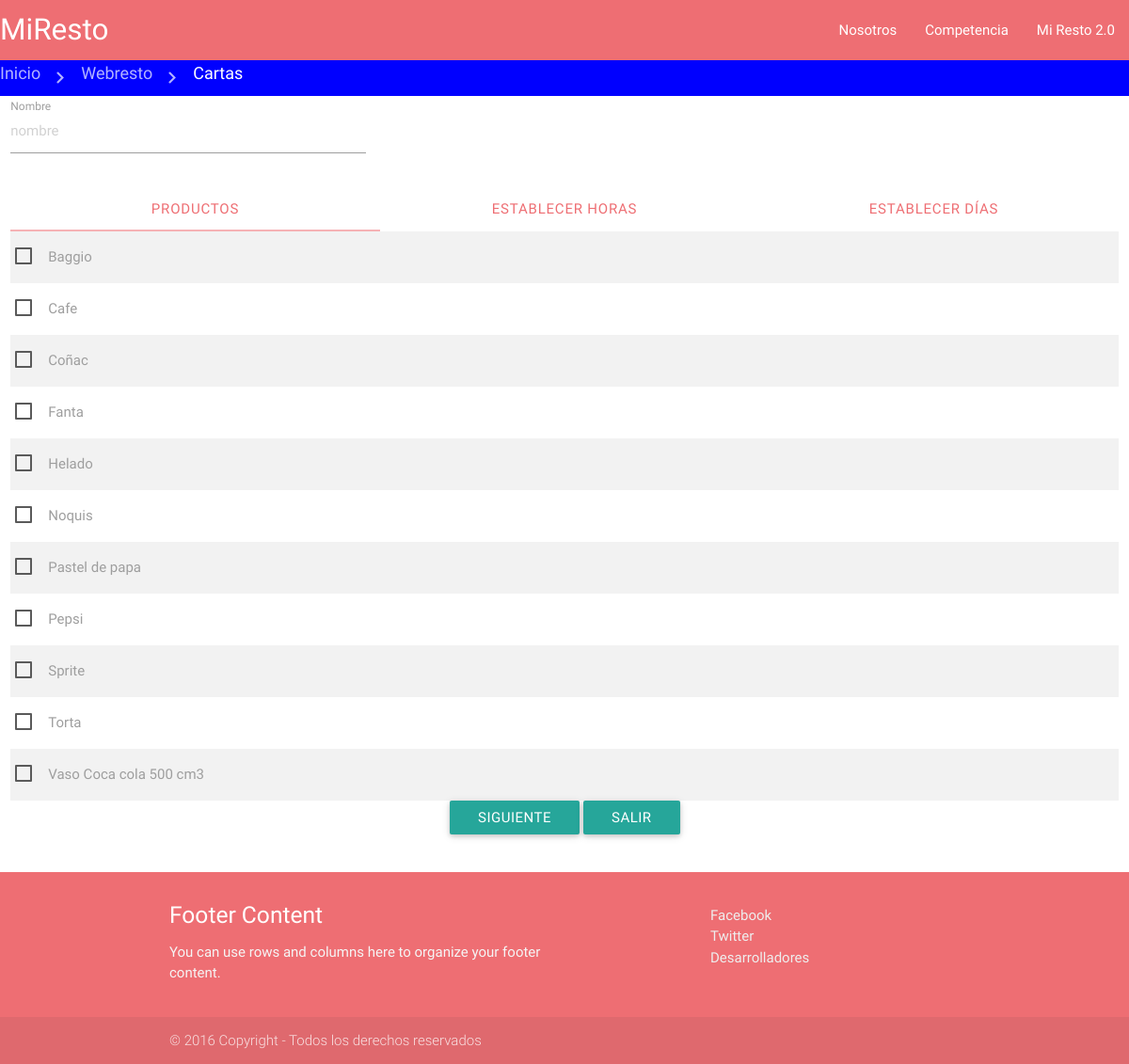
Before: /index.php/cartas/alta with the older database file.
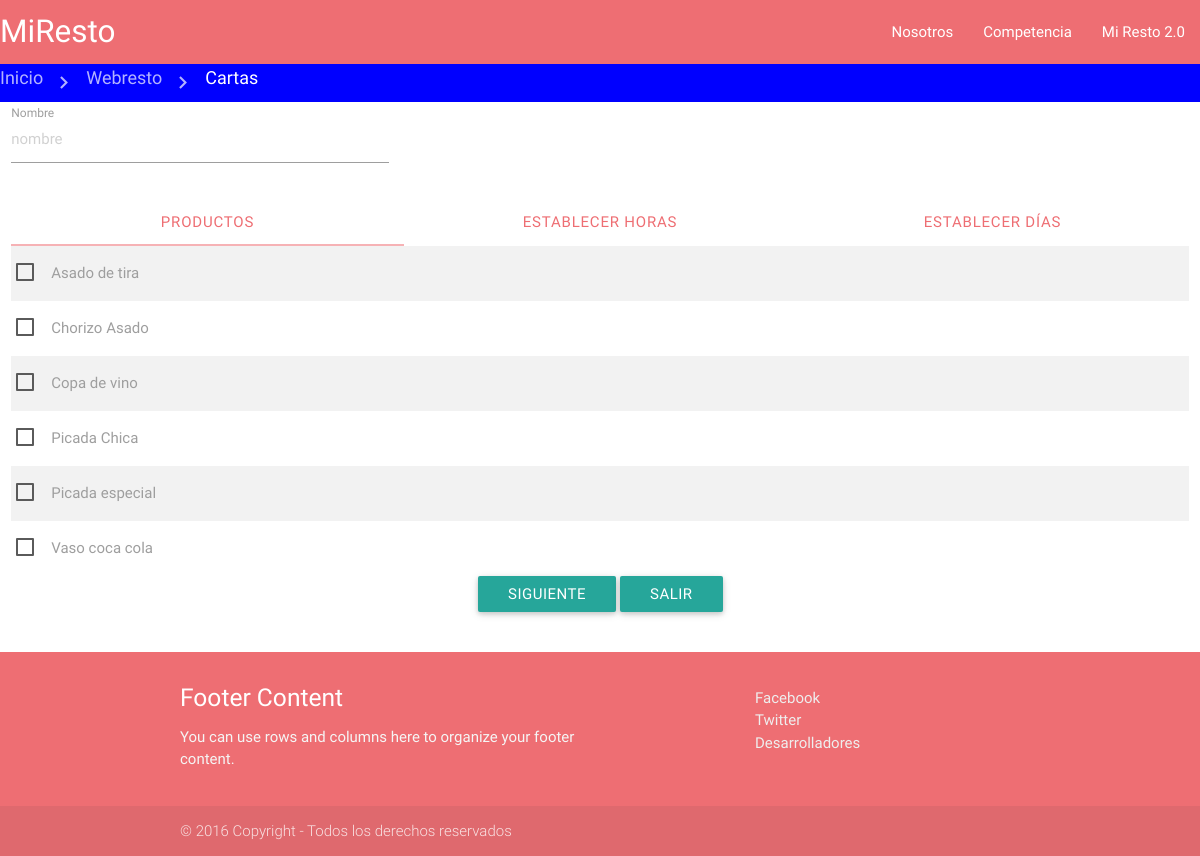
After: the same page with the newer database file.
### tables this page shows
CREATE TABLE IF NOT EXISTS `productos` (
  `id` int(10) unsigned NOT NULL,
  `nombre` tinytext NOT NULL
);

### application/controllers/Cartas.php (called while the page is built, shortened)
<?php
class Cartas extends CI_Controller {
        public function alta(){
            if ($this->form_validation->run('cartas/altaEditar') === FALSE)
            {
                $data['productos'] = $this->MCartas->get_productos();
                $data['funcion'] = 'alta';
                $this->load->view('vCartas', $data);
            }
        }
}

### index.php (called while the page is built, shortened)
<?php
require_once BASEPATH.'core/CodeIgniter.php';

### application/models/MCartas.php (called while the page is built, shortened)
<?php
class MCartas extends CI_Model {
    public function get_productos(){
        $consulta = ' Select * FROM Productos ORDER BY nombre';
        $resultado = $this->db->query($consulta)->result_array();
        return $resultado;
    }
 }

### application/views/cartas/alta.phtml (the view, shortened to what this page needs)
<div class="row ">
       <?php
        $attr = array('autocomplete' => 'off', 'onsubmit'=>'return confirm("¿Realmente quiere crear esta carta?")');
        echo form_open('cartas/alta', $attr);
    ?>
        <div class="row">
          <div class="input-field col s4">
            <input placeholder="nombre" id="nombre" type="text" class="validate" name="nombre">
            <label for="nombre">Nombre</label>
          </div>
        </div>
        <div>
            <div class="row center-align">
                <div class="col s12">
                  <ul class="tabs">
                    <li class="tab col s3"><a class="active" href="#productos">Productos</a></li>
                    <li class="tab col s3"><a href="#horas">Establecer Horas</a></li>
                    <li class="tab col s3"><a href="#dias">Establecer Días</a></li>
                  </ul>
                </div>
                <div id="productos" class="col s12 left-align">
                    <table class="responsive-table striped ">
                        <tbody>
                        <?php foreach ($productos as $producto) {?>
                            <tr><td> <input id="<?php echo $producto['nombre'] ?>" type="checkbox" name="productos[]" value="<?php echo $producto['id'] ?>" >
                             <label for="<?php echo $producto['nombre'] ?>"><?php echo $producto['nombre'] ?></label><br>
                            </td></tr>
                        <?php } ?>
                        </tbody>
                    </table>
                </div>
                <button type="submit" class="btn waves-effect waves-light tooltipped" data-position="bottom" data-delay="50" data-tooltip="Lista de Precios">
                        Siguiente
                </button>
                <a href ="<?php echo  site_url()?>cartas/" class="btn waves-effect waves-light">Salir</a>
            </div>
        </div>
    </form>
</div>

### application/views/componentes/rutaSeguimiento.phtml
<div class="rutaSeguimiento">
    <div class="nav-wrapper">
      <div class="col s12">
        <?php foreach ($ruta as $ref){
            $texto = $ref[0];
            $enlace = $ref[1];
            echo '<a href="'.$enlace.'" class="breadcrumb">'.$texto.'</a>';
        }?>
      </div>
    </div>
</div>

Changed rows visible on the page:
removed productos: nombre "Baggio"
removed productos: nombre "Cafe"
removed productos: nombre "Coñac"
removed productos: nombre "Fanta"
removed productos: nombre "Helado"
removed productos: nombre "Noquis"
removed productos: nombre "Pastel de papa"
removed productos: nombre "Pepsi"
removed productos: nombre "Sprite"
removed productos: nombre "Torta"
removed productos: nombre "Vaso Coca cola 500 cm3"
added productos: nombre "Asado de tira"
added productos: nombre "Chorizo Asado"
added productos: nombre "Copa de vino"
added productos: nombre "Picada Chica"
added productos: nombre "Picada especial"
added productos: nombre "Vaso coca cola"
